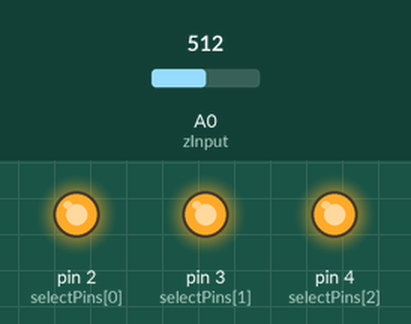
Recording of a sketch running on a simulated Arduino Uno, built with avr-gcc and run on an emulated ATmega328P. Shown: output pins drawn as LEDs (lit = HIGH). Inputs (shaded band) come from the test bench; at power-on: A0 (zInput) = 512. What the sketch prints to the serial monitor is not drawn.

Above: at 0.1 s.
Timing chart, 0 to 1.6 s (numbered marks = the images above):
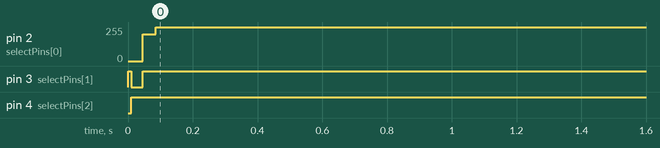

The sketch:

mux_pot_read.ino
```cpp
// Thank you Sparkfun for guides on Mux

/*
Hardware Hookup:
Mux Breakout ----------- Arduino
     S0 ------------------- 2
     S1 ------------------- 3
     S2 ------------------- 4
     Z -------------------- A0
    VCC ------------------- 5V
    GND ------------------- GND

*/

// Pin Definitions
const int selectPins[3] = {2, 3, 4}; // {S0, S1, S2}
const int zInput = A0; // Connect common (z) to pin analog0

const int DELAY_TIME = 1000;

void setup() {
  Serial.begin(9600);
  for (int i = 0; i < 3; i++) {
    pinMode(selectPins[i], OUTPUT);
    digitalWrite(selectPins[i], HIGH);
  }
  pinMode(zInput, INPUT); // Set up Z as an input

  // Print the header:
  Serial.println("Y0\tY1\tY2\tY3\tY4\tY5\tY6\tY7");
  Serial.println("---\t---\t---\t---\t---\t---\t---\t---");
}

void loop() {
  for (byte pin = 0; pin <= 7; pin++) {
    selectMuxPin(pin); //Select one pot at a time
    int potValue = analogRead(zInput);
    Serial.print(String(potValue) + "\t");
  }
  Serial.println();
  delay(DELAY_TIME);
}

void selectMuxPin(byte pin) {
  for (int i = 0; i < 3; i++) {
    if (pin & (1 << i)) {
      digitalWrite(selectPins[i], HIGH);
    } else {
      digitalWrite(selectPins[i], LOW);
    }
  }
}
```

Measured:
- by itself, pin 2 (selectPins[0]): 0/255 → 255/255 at 0.05 s
- by itself, pin 3 (selectPins[1]): LOW → HIGH at 0.00 s, → LOW 0.01 s later, → HIGH 0.04 s later
- by itself, pin 4 (selectPins[2]): LOW → HIGH at 0.01 s
